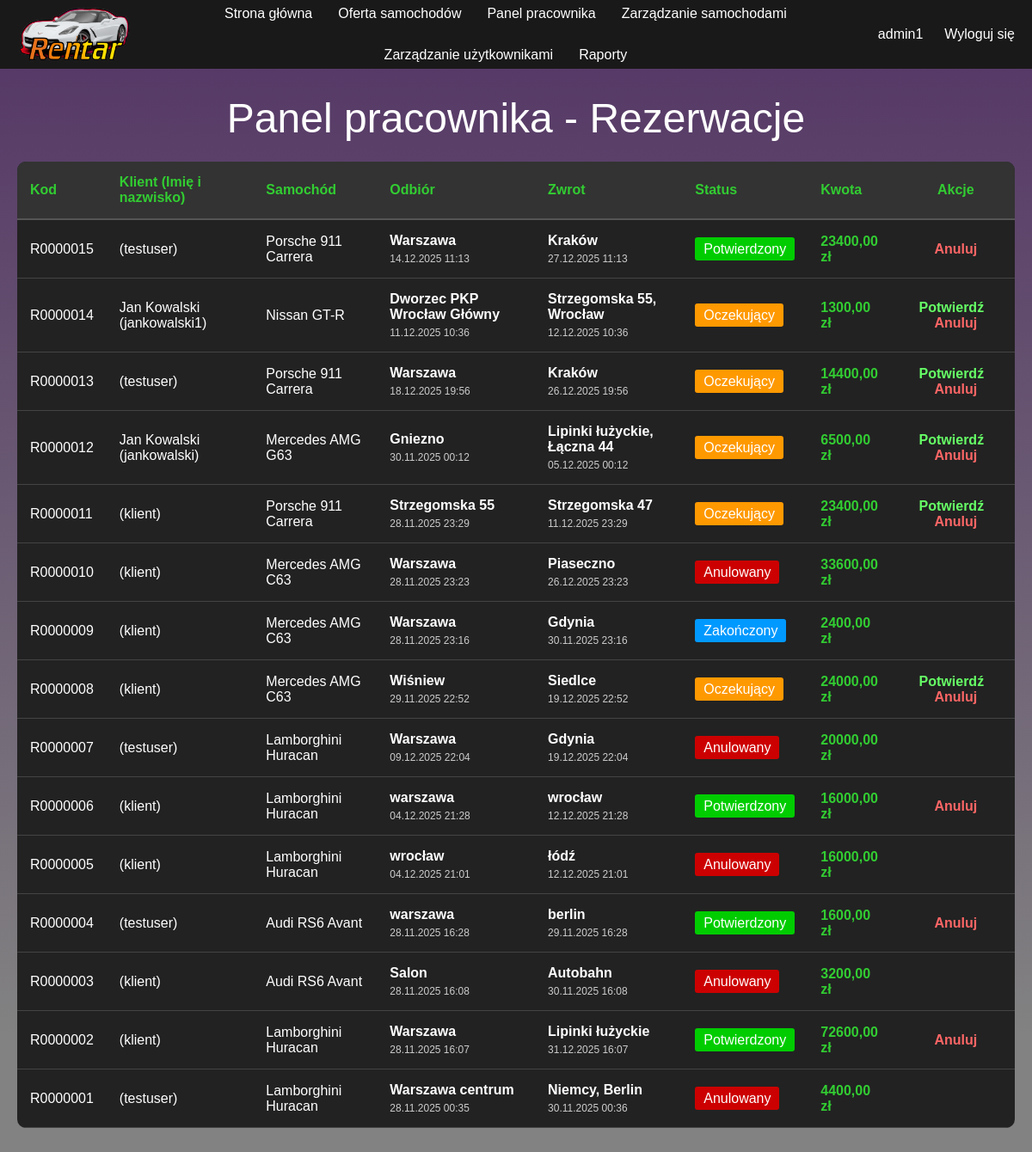
Page /panel-pracownika/ (signed in) on the committed database.
### rentar_app/models.py (models this page shows, shortened)
class Rezerwacja(models.Model):
    STATUS_CHOICES = [
        ('oczekujacy', 'Oczekujący'),
        ('potwierdzony', 'Potwierdzony'),
        ('zakonczony', 'Zakończony'),
        ('anulowany', 'Anulowany'),
    ]
    klient = models.ForeignKey(User, on_delete=models.CASCADE, related_name='rezerwacje_klient')
    imie_klienta = models.CharField(max_length=100, blank=True)
    nazwisko_klienta = models.CharField(max_length=100, blank=True)
    samochod = models.ForeignKey(Samochod, on_delete=models.CASCADE, related_name='rezerwacje')
    data_odbioru = models.DateTimeField()
    data_zwrotu = models.DateTimeField()
    miejsce_odbioru = models.CharField(max_length=200)
    miejsce_zwrotu = models.CharField(max_length=200)
    status = models.CharField(max_length=20, choices=STATUS_CHOICES, default='oczekujacy')
    pracownik_potwierdzajacy = models.ForeignKey(User, on_delete=models.SET_NULL, null=True, blank=True, related_name='rezerwacje_potwierdzone')
    data_utworzenia = models.DateTimeField(auto_now_add=True)
    data_modyfikacji = models.DateTimeField(auto_now=True)
    kod_rezerwacji = models.CharField(max_length=50, unique=True, editable=False)
    kwota_razem = models.DecimalField(max_digits=8, decimal_places=2, default=0)

class Samochod(models.Model):
    STATUS_CHOICES = [
        ('dostepny', 'Dostępny'),
        ('niedostepny', 'Niedostępny'),
    ]
    SKRZYNIA_CHOICES = [
        ('manualna', 'Manualna'),
        ('automatyczna', 'Automatyczna'),
    ]
    NAPED_CHOICES = [
        ('rwd', 'RWD'),
        ('awd', 'AWD'),
        ('fwd', 'FWD'),
    ]
    nazwa = models.CharField(max_length=100)
    rocznik = models.IntegerField()
    pojemnosc_silnika = models.CharField(max_length=50)
    moc = models.IntegerField()
    przyspieszenie = models.CharField(max_length=50)
    predkosc_maksymalna = models.IntegerField()
    skrzynia_biegow = models.CharField(max_length=20, choices=SKRZYNIA_CHOICES)
    liczba_miejsc = models.IntegerField()
    naped = models.CharField(max_length=10, choices=NAPED_CHOICES)
    cena_za_dobe = models.DecimalField(max_digits=8, decimal_places=2)
    status = models.CharField(max_length=20, choices=STATUS_CHOICES, default='dostepny')
    kod_samochodu = models.CharField(max_length=50, unique=True, editable=False)
    zdjecie = models.ImageField(upload_to='samochody/', null=True, blank=True)
    data_utworzenia = models.DateTimeField(auto_now_add=True)

### rentar_app/views.py (the view)
# urls.py: path('panel-pracownika/', views.panel_pracownika, name='panel_pracownika'),
@login_required(login_url='login')
def panel_pracownika(request):
    try:
        uzytkownik=Uzytkownik.objects.get(user=request.user)
        if uzytkownik.rola not in['pracownik','admin']:
            messages.error(request,'Dostęp tylko dla pracowników.')
            return redirect('index')
    except Uzytkownik.DoesNotExist:
        messages.error(request,'Błąd: profil użytkownika nie istnieje.')
        return redirect('index')
    rezerwacje=Rezerwacja.objects.order_by('-data_utworzenia')
    context={'rezerwacje':rezerwacje}
    return render(request,'panel_pracownika.html',context)

### rentar_app/templates/panel_pracownika.html (shortened to what this page needs)
{% extends 'base.html' %}
{% block content %}
<div style="max-width: 1200px;margin: 30px auto;padding: 0 20px;">
    <h1 class="tytul">Panel pracownika - Rezerwacje</h1>
    {% if rezerwacje %}
        <div style="overflow-x: auto;">
            <table style="width: 100%;background-color: #222222;border-collapse: collapse;">
                <thead>
                    <tr style="background-color: #333;">
                        <th style="color: limegreen;padding: 15px;text-align: left;border-bottom: 2px solid #555;">Kod</th>
                        <th style="color: limegreen;padding: 15px;text-align: left;border-bottom: 2px solid #555;">Klient (Imię i nazwisko)</th>
                        <th style="color: limegreen;padding: 15px;text-align: left;border-bottom: 2px solid #555;">Samochód</th>
                        <th style="color: limegreen;padding: 15px;text-align: left;border-bottom: 2px solid #555;">Odbiór</th>
                        <th style="color: limegreen;padding: 15px;text-align: left;border-bottom: 2px solid #555;">Zwrot</th>
                        <th style="color: limegreen;padding: 15px;text-align: left;border-bottom: 2px solid #555;">Status</th>
                        <th style="color: limegreen;padding: 15px;text-align: left;border-bottom: 2px solid #555;">Kwota</th>
                        <th style="color: limegreen;padding: 15px;text-align: center;border-bottom: 2px solid #555;">Akcje</th>
                    </tr>
                </thead>
                <tbody>
                    {% for rezerwacja in rezerwacje %}
                    <tr style="border-bottom: 1px solid #444;">
                        <td style="color: white;padding: 15px;">{{ rezerwacja.kod_rezerwacji }}</td>
                        <td style="color: white;padding: 15px;">{{ rezerwacja.imie_klienta }} {{ rezerwacja.nazwisko_klienta }} ({{ rezerwacja.klient.username }})</td>
                        <td style="color: white;padding: 15px;">{{ rezerwacja.samochod.nazwa }}</td>
                        <td style="color: white;padding: 15px;">
                            <div style="font-weight: bold;margin-bottom: 5px;">{{ rezerwacja.miejsce_odbioru }}</div>
                            <div style="color: #ccc;font-size: 12px;">{{ rezerwacja.data_odbioru|date:"d.m.Y H:i" }}</div>
                        </td>
                        <td style="color: white;padding: 15px;">
                            <div style="font-weight: bold;margin-bottom: 5px;">{{ rezerwacja.miejsce_zwrotu }}</div>
                            <div style="color: #ccc;font-size: 12px;">{{ rezerwacja.data_zwrotu|date:"d.m.Y H:i" }}</div>
                        </td>
                        <td style="color: white;padding: 15px;">
                            {% if rezerwacja.status == 'oczekujacy' %}
                                <span style="background-color: #ff9900;padding: 5px 10px;border-radius: 3px;">Oczekujący</span>
                            {% elif rezerwacja.status == 'potwierdzony' %}
                                <span style="background-color: #00cc00;padding: 5px 10px;border-radius: 3px;">Potwierdzony</span>
                            {% elif rezerwacja.status == 'zakonczony' %}
                                <span style="background-color: #0099ff;padding: 5px 10px;border-radius: 3px;">Zakończony</span>
                            {% elif rezerwacja.status == 'anulowany' %}
                                <span style="background-color: #cc0000;padding: 5px 10px;border-radius: 3px;">Anulowany</span>
                            {% endif %}
                        </td>
                        <td style="color: limegreen;padding: 15px;font-weight: bold;">{{ rezerwacja.kwota_razem }} zł</td>
                        <td style="color: white;padding: 15px;text-align: center;">
                            {% if rezerwacja.status == 'oczekujacy' %}
                                <a href="{% url 'potwierdz_rezerwacje' rezerwacja.id %}" style="color: #66ff66;text-decoration: none;font-weight: bold;margin-right: 10px;" title="Potwierdź rezerwację">Potwierdź</a>
                            {% endif %}
                            {% if rezerwacja.status in 'oczekujacy,potwierdzony' %}
                                <a href="{% url 'anuluj_rezerwacje' rezerwacja.id %}" style="color: #ff6666;text-decoration: none;font-weight: bold;" onclick="return confirm('Anulować tę rezerwację?');">Anuluj</a>
                            {% endif %}
                        </td>
                    </tr>
                    {% endfor %}
                </tbody>
            </table>
        </div>
    {% else %}
        <div style="text-align: center;padding: 40px;background-color: #222222;border-radius: 10px;">
            <p style="color: white;font-size: 18px;">Brak rezerwacji do wyświetlenia.</p>
        </div>
    {% endif %}
</div>
{% endblock %}

### rentar_app/templates/base.html (shortened to what this page needs)
{% load static %}
<!DOCTYPE html>
<html lang="pl">
<head>
    <link rel="stylesheet" href="{% static 'style.css' %}">
</head>
<body>
    <nav class="nav">
        <div class="nav-container">
            <ul class="nazwa_firmy">
                <li><a href="{% url 'index' %}" class="logo"><img src="{% static 'images/logo.png' %}" alt="Rentar Logo"></a></li>
            </ul>
            <ul class="nav1">
                <li><a href="{% url 'index' %}">Strona główna</a></li>
                <li><a href="{% url 'cars_list' %}">Oferta samochodów</a></li>
                {% if user.is_authenticated %}
                    {% if user.uzytkownik.rola == 'klient' %}
                        <li><a href="{% url 'moje_rezerwacje' %}">Moje rezerwacje</a></li>
                    {% elif user.uzytkownik.rola == 'pracownik' %}
                        <li><a href="{% url 'panel_pracownika' %}">Panel pracownika</a></li>
                        <li><a href="{% url 'zarzadzanie_samochodami' %}">Zarządzanie samochodami</a></li>
                    {% elif user.uzytkownik.rola == 'admin' %}
                        <li><a href="{% url 'panel_pracownika' %}">Panel pracownika</a></li>
                        <li><a href="{% url 'zarzadzanie_samochodami' %}">Zarządzanie samochodami</a></li>
                        <li><a href="{% url 'zarzadzanie_uzytkownikami' %}">Zarządzanie użytkownikami</a></li>
                        <li><a href="{% url 'raporty' %}">Raporty</a></li>
                    {% endif %}
                {% endif %}
            </ul>
            <ul class="nav2">
                {% if user.is_authenticated %}
                    <li><a href="#">{{ user.username }}</a></li>
                    <li><a href="{% url 'logout' %}">Wyloguj się</a></li>
                {% else %}
                    <li><a href="{% url 'login' %}">Logowanie</a></li>
                    <li><a href="{% url 'register' %}">Rejestracja</a></li>
                {% endif %}
            </ul>
        </div>
    </nav>
    {% block content %}{% endblock %}
</body>
</html>

### rentar_app/static/style.css (style rules this page uses)
html { scroll-behavior: smooth; }
body { background: linear-gradient(180deg, rgba(46, 8, 67, 0.82) 0%, rgba(0, 0, 0, 0.49) 88%); margin: 0; padding: 0; font-family: sans-serif; color: white; }
h1 { display: flex; justify-content: space-evenly; align-items: center; max-width: 1200px; margin: auto; flex-wrap: wrap; }
.tytul { font-family: sans-serif; text-align: center; font-size: xxx-large; font-weight: normal; margin: 2%; }
.nav-container { display: flex; justify-content: center; align-items: center; gap: 30px; width: 100%; max-width: 1200px; margin: auto; }
.nav { height: 80px; background: rgb(26, 25, 25); width: 100%; display: flex; align-items: center; justify-content: center; padding: 0 20px; box-sizing: border-box; border-radius: 0 0 0px 0px; margin-bottom: 30px; }
.nav-container { display: flex; width: 100%; max-width: 1400px; justify-content: space-between; align-items: center; gap: 20px; }
.nazwa_firmy { display: flex; align-items: center; flex-shrink: 0; margin: 0; padding: 0; list-style: none; }
.logo { display: flex; align-items: center; text-decoration: none; }
.logo img { height: 70px; width: auto; }
.nav1 { display: flex; justify-content: center; align-items: center; gap: 30px; list-style: none; padding: 0; margin: 0; flex: 1; flex-wrap: wrap; }
.nav1 li { white-space: nowrap; }
.nav1 a { color: white; text-decoration: none; font-size: 16px; transition: color 0.3s; }
.nav2 { display: flex; justify-content: flex-end; align-items: center; gap: 25px; list-style: none; padding: 0; margin: 0; flex-shrink: 0; flex-wrap: wrap; }
.nav2 li { white-space: nowrap; }
.nav2 a { color: white; text-decoration: none; font-size: 16px; transition: color 0.3s; }

### rentar_app/templates/panel_pracownika.html (style rules this page uses)
table { margin-bottom: 30px; border-radius: 10px; overflow: hidden; }
html { min-height: 100%; }

### rentar_app/templates/base.html (style rules this page uses)
html { min-height: 100%; }

### rows in the picture
Rezerwacja: kod_rezerwacji "R0000015", klient.username "testuser", samochod.nazwa "Porsche 911 Carrera", miejsce_odbioru "Warszawa", data_odbioru "14.12.2025 11:13", miejsce_zwrotu "Kraków", data_zwrotu "27.12.2025 11:13", status "Potwierdzony", kwota_razem "23400,00"
Rezerwacja: kod_rezerwacji "R0000014", imie_klienta "Jan", nazwisko_klienta "Kowalski", klient.username "jankowalski1", samochod.nazwa "Nissan GT-R", miejsce_odbioru "Dworzec PKP Wrocław Główny", data_odbioru "11.12.2025 10:36", miejsce_zwrotu "Strzegomska 55, Wrocław", data_zwrotu "12.12.2025 10:36", status "Oczekujący", kwota_razem "1300,00"
Rezerwacja: kod_rezerwacji "R0000013", klient.username "testuser", samochod.nazwa "Porsche 911 Carrera", miejsce_odbioru "Warszawa", data_odbioru "18.12.2025 19:56", miejsce_zwrotu "Kraków", data_zwrotu "26.12.2025 19:56", status "Oczekujący", kwota_razem "14400,00"
Rezerwacja: kod_rezerwacji "R0000012", imie_klienta "Jan", nazwisko_klienta "Kowalski", klient.username "jankowalski", samochod.nazwa "Mercedes AMG G63", miejsce_odbioru "Gniezno", data_odbioru "30.11.2025 00:12", miejsce_zwrotu "Lipinki łużyckie, Łączna 44", data_zwrotu "05.12.2025 00:12", status "Oczekujący", kwota_razem "6500,00"
Rezerwacja: kod_rezerwacji "R0000011", klient.username "klient", samochod.nazwa "Porsche 911 Carrera", miejsce_odbioru "Strzegomska 55", data_odbioru "28.11.2025 23:29", miejsce_zwrotu "Strzegomska 47", data_zwrotu "11.12.2025 23:29", status "Oczekujący", kwota_razem "23400,00"
Rezerwacja: kod_rezerwacji "R0000010", klient.username "klient", samochod.nazwa "Mercedes AMG C63", miejsce_odbioru "Warszawa", data_odbioru "28.11.2025 23:23", miejsce_zwrotu "Piaseczno", data_zwrotu "26.12.2025 23:23", status "Anulowany", kwota_razem "33600,00"
Rezerwacja: kod_rezerwacji "R0000009", klient.username "klient", samochod.nazwa "Mercedes AMG C63", miejsce_odbioru "Warszawa", data_odbioru "28.11.2025 23:16", miejsce_zwrotu "Gdynia", data_zwrotu "30.11.2025 23:16", status "Zakończony", kwota_razem "2400,00"
Rezerwacja: kod_rezerwacji "R0000008", klient.username "klient", samochod.nazwa "Mercedes AMG C63", miejsce_odbioru "Wiśniew", data_odbioru "29.11.2025 22:52", miejsce_zwrotu "Siedlce", data_zwrotu "19.12.2025 22:52", status "Oczekujący", kwota_razem "24000,00"
Rezerwacja: kod_rezerwacji "R0000007", klient.username "testuser", samochod.nazwa "Lamborghini Huracan", miejsce_odbioru "Warszawa", data_odbioru "09.12.2025 22:04", miejsce_zwrotu "Gdynia", data_zwrotu "19.12.2025 22:04", status "Anulowany", kwota_razem "20000,00"
Rezerwacja: kod_rezerwacji "R0000006", klient.username "klient", samochod.nazwa "Lamborghini Huracan", miejsce_odbioru "warszawa", data_odbioru "04.12.2025 21:28", miejsce_zwrotu "wrocław", data_zwrotu "12.12.2025 21:28", status "Potwierdzony", kwota_razem "16000,00"
Rezerwacja: kod_rezerwacji "R0000005", klient.username "klient", samochod.nazwa "Lamborghini Huracan", miejsce_odbioru "wrocław", data_odbioru "04.12.2025 21:01", miejsce_zwrotu "łódź", data_zwrotu "12.12.2025 21:01", status "Anulowany", kwota_razem "16000,00"
Rezerwacja: kod_rezerwacji "R0000004", klient.username "testuser", samochod.nazwa "Audi RS6 Avant", miejsce_odbioru "warszawa", data_odbioru "28.11.2025 16:28", miejsce_zwrotu "berlin", data_zwrotu "29.11.2025 16:28", status "Potwierdzony", kwota_razem "1600,00"
Rezerwacja: kod_rezerwacji "R0000003", klient.username "klient", samochod.nazwa "Audi RS6 Avant", miejsce_odbioru "Salon", data_odbioru "28.11.2025 16:08", miejsce_zwrotu "Autobahn", data_zwrotu "30.11.2025 16:08", status "Anulowany", kwota_razem "3200,00"
Rezerwacja: kod_rezerwacji "R0000002", klient.username "klient", samochod.nazwa "Lamborghini Huracan", miejsce_odbioru "Warszawa", data_odbioru "28.11.2025 16:07", miejsce_zwrotu "Lipinki łużyckie", data_zwrotu "31.12.2025 16:07", status "Potwierdzony", kwota_razem "72600,00"
Rezerwacja: kod_rezerwacji "R0000001", klient.username "testuser", samochod.nazwa "Lamborghini Huracan", miejsce_odbioru "Warszawa centrum", data_odbioru "28.11.2025 00:35", miejsce_zwrotu "Niemcy, Berlin", data_zwrotu "30.11.2025 00:36", status "Anulowany", kwota_razem "4400,00"

### other values in the picture
{{ user.username }} "admin1"
